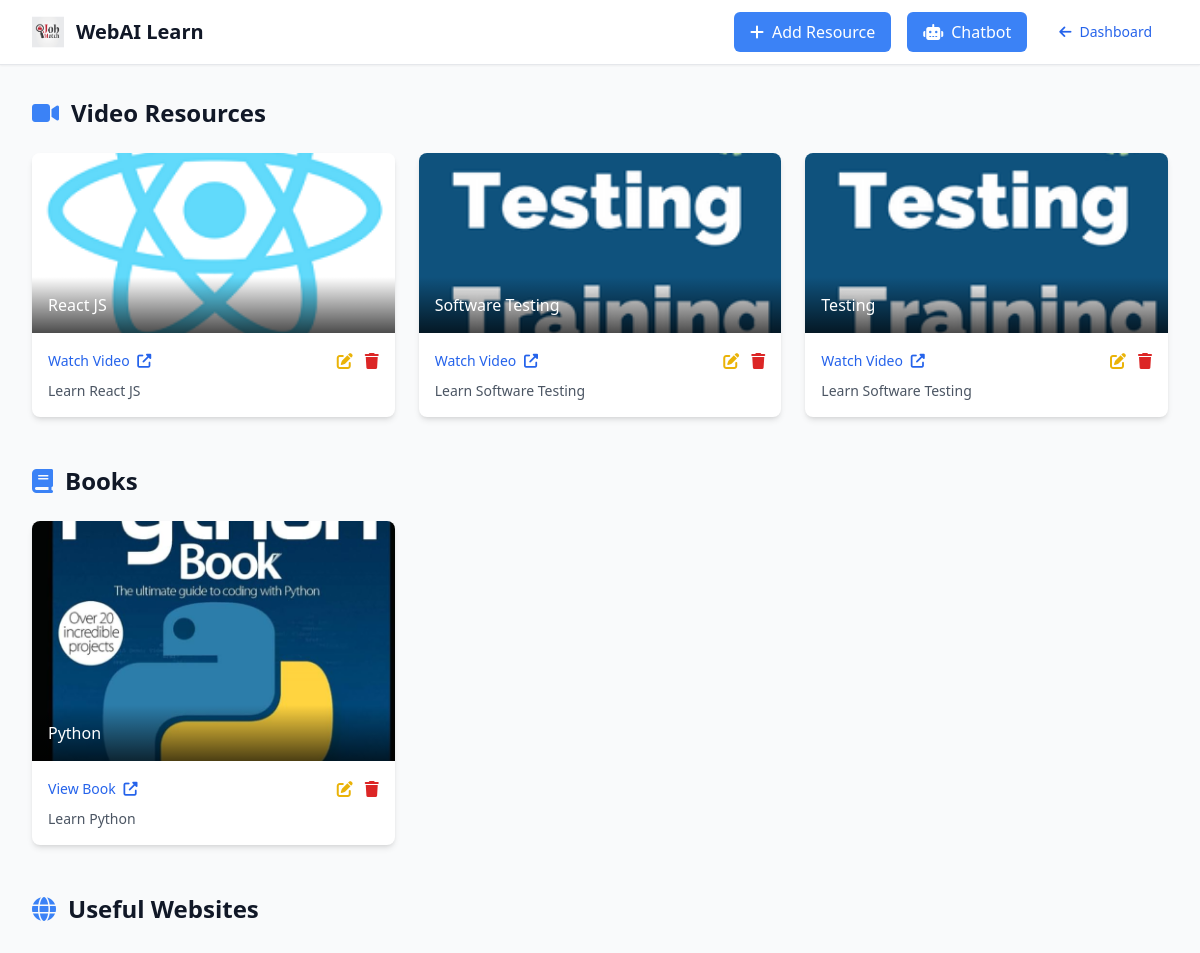
The page /resources (signed in) on the database as committed earlier.
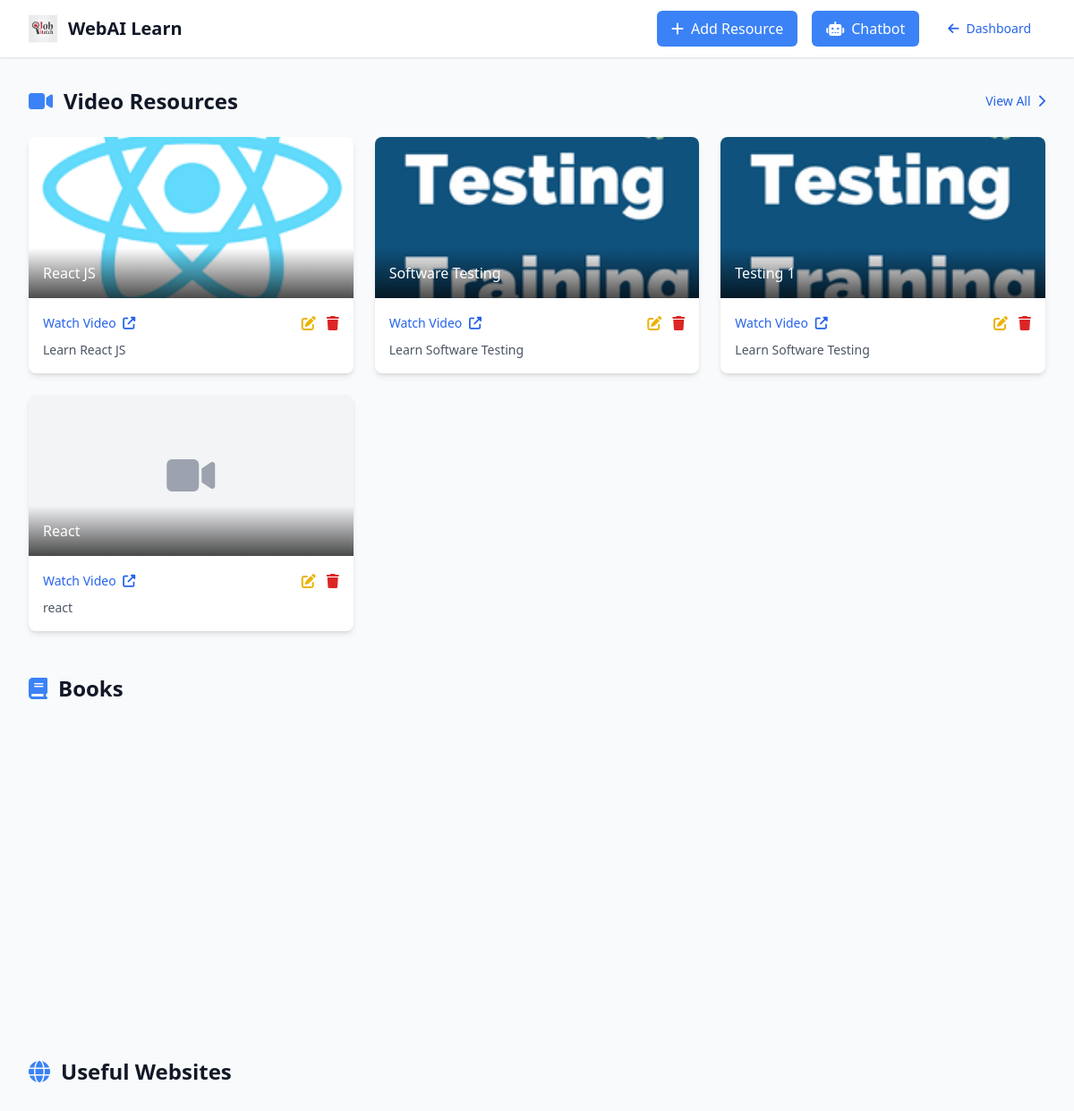
The same page on the database as committed later.
### app.py (models this page shows)
class Resource(db.Model):
    __tablename__ = 'resources'
    id = db.Column(db.Integer, primary_key=True)
    resource_type = db.Column(db.String(20), nullable=False)
    title = db.Column(db.String(200), nullable=False)
    url = db.Column(db.String(500), nullable=False)
    description = db.Column(db.Text, nullable=True)
    image_path = db.Column(db.String(200), nullable=True)
    created_at = db.Column(db.DateTime, default=db.func.current_timestamp())
    updated_at = db.Column(db.DateTime, default=db.func.current_timestamp(),
                         onupdate=db.func.current_timestamp())

### app.py (the view)
@app.route('/resources')
@login_required  # Ensure only logged-in users can access
def resources():
    logger.debug(f"Current user: {current_user.email}, Role: {current_user.role}")
    videos = Resource.query.filter_by(resource_type='Video').all()
    books = Resource.query.filter_by(resource_type='Book').all()
    websites = Resource.query.filter_by(resource_type='Website').all()
    is_company = current_user.role == 'company'
    logger.debug(f"is_company set to: {is_company}")
    return render_template('resources.html',
                         videos=videos,
                         books=books,
                         websites=websites,
                         is_company=is_company)

### app.py (called while the page is built)
@login_manager.user_loader
def load_user(user_id):
    logger.debug(f'Loading user with ID: {user_id}')
    return User.query.get(int(user_id))

### Templates/resources.html (shortened to what this page needs)
<!DOCTYPE html>
<html lang="en">
<head>
    <link href="https://cdnjs.cloudflare.com/ajax/libs/font-awesome/6.4.0/css/all.min.css" rel="stylesheet"/>
    <script src="https://cdn.tailwindcss.com/3.4.5?plugins=forms@0.5.7,typography@0.5.13,aspect-ratio@0.4.2,container-queries@0.1.1"></script>
</head>
<body class="bg-gray-50 font-sans">
    <div class="min-h-screen flex flex-col">
        <nav class="bg-white border-b border-gray-200 sticky top-0 z-10 shadow-sm">
            <div class="max-w-8xl mx-auto px-4 sm:px-6 lg:px-8">
                <div class="flex justify-between h-16 items-center">
                    <div class="flex items-center">
                        <img class="h-8 w-auto" src="static/img/logo.png" alt="Logo" class="hover:opacity-80 transition-opacity">
                        <span class="ml-3 text-xl font-semibold text-gray-900">WebAI Learn</span>
                    </div>
                    <div class="flex items-center space-x-4">
                        {% if is_company %}
                        <a href="{{ url_for('add_resource') }}" class="btn-primary text-white px-4 py-2 rounded-md flex items-center space-x-2">
                            <i class="fas fa-plus"></i>
                            <span>Add Resource</span>
                        </a>
                        {% endif %}
                        <a href="{{ url_for('chatbot') }}" class="btn-primary text-white px-4 py-2 rounded-md flex items-center space-x-2">
                            <i class="fas fa-robot"></i>
                            <span>Chatbot</span>
                        </a>
                        <button id="dashboard-btn" class="text-blue-600 px-4 py-2 text-sm font-medium rounded-md hover:bg-blue-50 transition-all flex items-center">
                            <i class="fas fa-arrow-left mr-2"></i>
                            Dashboard
                        </button>
                    </div>
                </div>
            </div>
        </nav>
        <main class="flex-1 max-w-7xl w-full mx-auto px-4 sm:px-6 lg:px-8 py-8">
            <section class="mb-12">
                <div class="flex justify-between items-center mb-6">
                    <h2 class="text-2xl font-bold text-gray-900">
                        <i class="fas fa-video text-blue-500 mr-3"></i>Video Resources
                    </h2>
                    {% if videos|length > 3 %}
                    <a href="#" class="text-blue-600 hover:text-blue-800 text-sm font-medium">
                        View All <i class="fas fa-chevron-right ml-1"></i>
                    </a>
                    {% endif %}
                </div>
                {% if videos %}
                <div class="grid grid-cols-1 sm:grid-cols-2 lg:grid-cols-3 xl:grid-cols-4 gap-6">
                    {% for video in videos %}
                    <div class="resource-card bg-white rounded-lg shadow-md overflow-hidden">
                        <div class="relative">
                            {% if video.image_path %}
                            <img src="{{ video.image_path }}" alt="{{ video.title }}" class="resource-image">
                            {% else %}
                            <div class="resource-image bg-gray-100 flex items-center justify-center">
                                <i class="fas fa-video placeholder-icon"></i>
                            </div>
                            {% endif %}
                            <div class="absolute bottom-0 left-0 right-0 bg-gradient-to-t from-black/70 to-transparent p-4">
                                <a href="{{ video.url }}" target="_blank" class="text-white font-medium hover:underline">{{ video.title }}</a>
                            </div>
                        </div>
                        <div class="p-4">
                            <div class="flex justify-between items-center">
                                <a href="{{ video.url }}" target="_blank" class="text-blue-600 hover:text-blue-800 text-sm font-medium">
                                    Watch Video <i class="fas fa-external-link-alt ml-1"></i>
                                </a>
                                {% if is_company %}
                                <div class="flex space-x-3">
                                    <a href="{{ url_for('edit_resource', id=video.id) }}" class="text-yellow-500 hover:text-blue-800 action-link">
                                        <i class="fas fa-edit"></i>
                                    </a>
                                    <form action="{{ url_for('delete_resource', id=video.id) }}" method="POST" class="inline">
                                        <button type="submit" class="text-red-600 hover:text-red-800 action-link" onclick="return confirm('Are you sure you want to delete this resource?');">
                                            <i class="fas fa-trash"></i>
                                        </button>
                                    </form>
                                </div>
                                {% endif %}
                            </div>
                            {% if video.description %}
                            <p class="mt-2 text-gray-600 text-sm line-clamp-2">{{ video.description }}</p>
                            {% endif %}
                        </div>
                    </div>
                    {% endfor %}
                </div>
                {% endif %}
            </section>
            <section class="mb-12">
                <div class="flex justify-between items-center mb-6">
                    <h2 class="text-2xl font-bold text-gray-900">
                        <i class="fas fa-book text-blue-500 mr-3"></i>Books
                    </h2>
                </div>
                {% if books %}
                <div class="grid grid-cols-1 sm:grid-cols-2 lg:grid-cols-3 xl:grid-cols-4 gap-6">
                    {% for book in books %}
                    <div class="resource-card bg-white rounded-lg shadow-md overflow-hidden">
                        <div class="relative">
                            {% if book.image_path %}
                            <img src="{{ book.image_path }}" alt="{{ book.title }}" class="book-image">
                            {% else %}
                            <div class="book-image bg-gray-100 flex items-center justify-center">
                                <i class="fas fa-book placeholder-icon"></i>
                            </div>
                            {% endif %}
                            <div class="absolute bottom-0 left-0 right-0 bg-gradient-to-t from-black/70 to-transparent p-4">
                                <a href="{{ book.url }}" target="_blank" class="text-white font-medium hover:underline">{{ book.title }}</a>
                            </div>
                        </div>
                        <div class="p-4">
                            <div class="flex justify-between items-center">
                                <a href="{{ book.url }}" target="_blank" class="text-blue-600 hover:text-blue-800 text-sm font-medium">
                                    View Book <i class="fas fa-external-link-alt ml-1"></i>
                                </a>
                                {% if is_company %}
                                <div class="flex space-x-3">
                                    <a href="{{ url_for('edit_resource', id=book.id) }}" class="text-yellow-500 hover:text-blue-800 action-link">
                                        <i class="fas fa-edit"></i>
                                    </a>
                                    <form action="{{ url_for('delete_resource', id=book.id) }}" method="POST" class="inline">
                                        <button type="submit" class="text-red-600 hover:text-red-800 action-link" onclick="return confirm('Are you sure you want to delete this resource?');">
                                            <i class="fas fa-trash"></i>
                                        </button>
                                    </form>
                                </div>
                                {% endif %}
                            </div>
                            {% if book.description %}
                            <p class="mt-2 text-gray-600 text-sm line-clamp-2">{{ book.description }}</p>
                            {% endif %}
                        </div>
                    </div>
                    {% endfor %}
                </div>
                {% endif %}
            </section>
            <section>
                <div class="flex justify-between items-center mb-6">
                    <h2 class="text-2xl font-bold text-gray-900">
                        <i class="fas fa-globe text-blue-500 mr-3"></i>Useful Websites
                    </h2>
                </div>
            </section>
        </main>
    </div>
</body>
</html>

### Templates/resources.html (style rules this page uses)
:root { --primary-color: #3b82f6; --primary-hover: #2563eb; --danger-color: #ef4444; --danger-hover: #dc2626; }
.resource-card { transition: all 0.2s ease; border-radius: 0.5rem; overflow: hidden; }
.resource-image { height: 180px; object-fit: cover; width: 100%; }
.btn-primary { background-color: var(--primary-color); transition: all 0.2s ease; }
.action-link { transition: all 0.2s ease; }
.placeholder-icon { font-size: 3rem; color: #9ca3af; }

Rows that differ between the two databases and show on the page:
no longer on this page (row unchanged): Resource: image_path (picture), title "Python", description "Learn Python", shown under "Books"
changed Resource: title "Testing" → "Testing 1"
added Resource: title "React", description "react", shown under "Video Resources"
Other text that changed with them:
text now shown: "View All"
